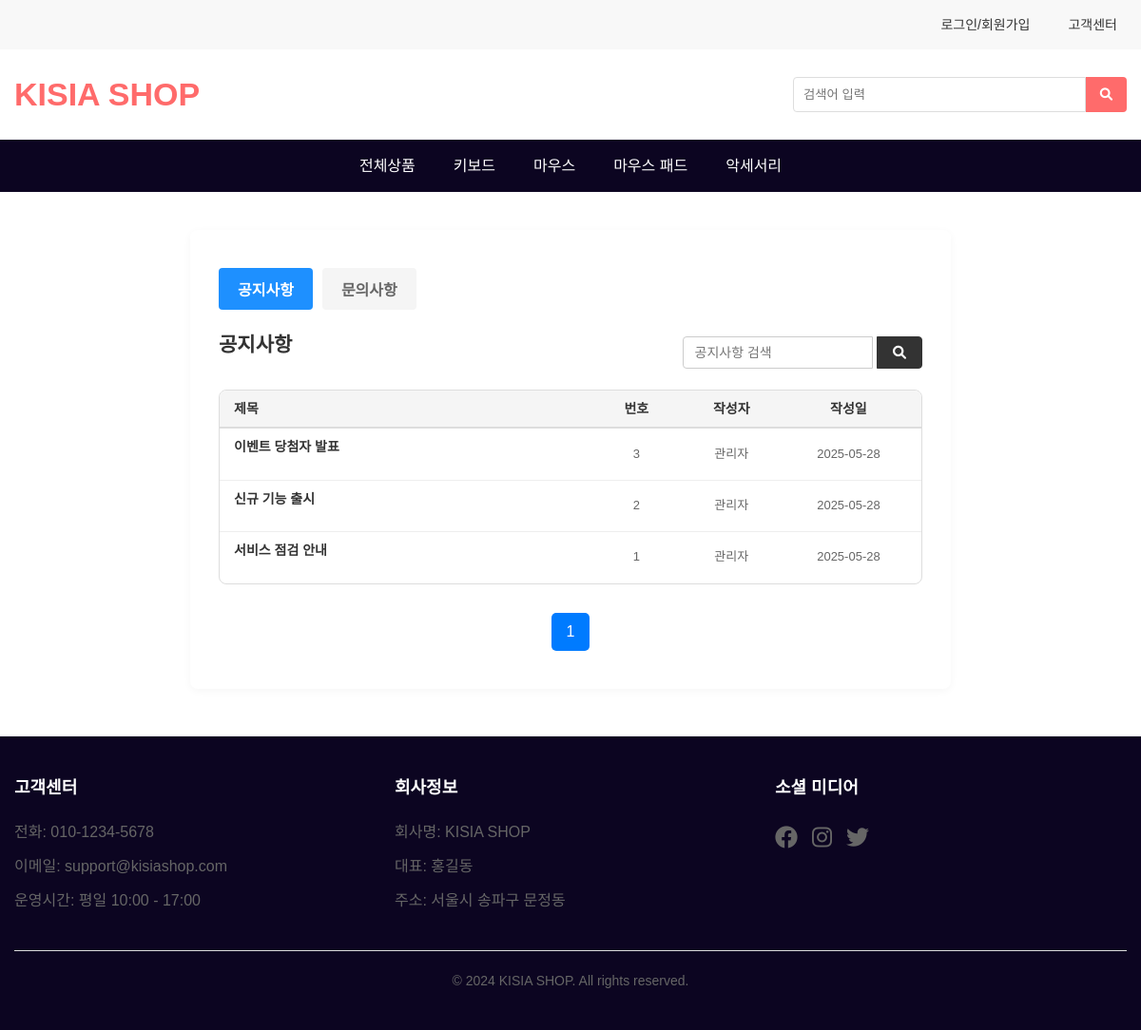
The page /mainmenu/customer-service.php on the database its author committed.
### tables this page shows
CREATE TABLE IF NOT EXISTS notices (
    id INT AUTO_INCREMENT PRIMARY KEY,
    title VARCHAR(255) NOT NULL,
    content TEXT NOT NULL,
    created_at DATETIME DEFAULT CURRENT_TIMESTAMP
);

### mainmenu/queries/get_notice.php (called while the page is built, shortened)
<?php
require_once '/var/www/html/mainmenu/common/db.php';
$page = isset($_GET['page']) ? (int)$_GET['page'] : 1;
$search_query_raw = isset($_GET['search_query']) ? $_GET['search_query'] : '';
$items_per_page = 6;
$offset = ($page - 1) * $items_per_page;
$params = [];
$types = "";
if ($search_query_raw) {
    $search_query = "%" . $search_query_raw . "%";
    $sql = "SELECT * FROM notices WHERE title LIKE ? ORDER BY id DESC LIMIT ?, ?";
    $stmt = mysqli_prepare($conn, $sql);
    $types = "sii";
    $params = [$search_query, $offset, $items_per_page];
} else {
    $sql = "SELECT * FROM notices ORDER BY id DESC LIMIT ?, ?";
    $stmt = mysqli_prepare($conn, $sql);
    $types = "ii";
    $params = [$offset, $items_per_page];
}
mysqli_stmt_bind_param($stmt, $types, ...$params);
mysqli_stmt_execute($stmt);
$get_notice = mysqli_stmt_get_result($stmt);
if ($search_query_raw) {
    $count_sql = "SELECT COUNT(*) as total FROM notices WHERE title LIKE ?";
    $count_stmt = mysqli_prepare($conn, $count_sql);
    mysqli_stmt_bind_param($count_stmt, "s", $search_query);
} else {
    $count_sql = "SELECT COUNT(*) as total FROM notices";
    $count_stmt = mysqli_prepare($conn, $count_sql);
}
mysqli_stmt_execute($count_stmt);
$result_count = mysqli_stmt_get_result($count_stmt);
$total_row = mysqli_fetch_assoc($result_count);
$total_items = (int)$total_row['total'];
$total_pages = ceil($total_items / $items_per_page);
?>

### mainmenu/customer-service.php (the view, shortened to what this page needs)
<!DOCTYPE html>
<html lang="ko">
<head>
    <link rel="stylesheet" href="css/style.css">
    <link rel="stylesheet" href="css/customer-service.css">
    <link rel="stylesheet" href="https://cdnjs.cloudflare.com/ajax/libs/font-awesome/6.0.0/css/all.min.css">
</head>
<body>
    <?php include 'common/header.php'; ?>
    <?php require_once 'queries/get_notice.php'; ?>
    <main class="main-content">
        <div class="list-container">
            <div class="category-tabs">
                <a href="customer-service.php"><button class="tab-btn active">공지사항</button></a>
                <a href="inquiry_list.php"><button class="tab-btn">문의사항</button></a>
            </div>
            <div class="notice-section" id="noticeSection">
                <div class="notice-header">
                    <div class="notice-title">공지사항</div>
                    <div class="notice-search">
                        <form action="customer-service.php" method="get">
                            <input type="text" name="search_query" placeholder="공지사항 검색">
                            <button type="submit"><i class="fas fa-search"></i></button>
                        </form>
                    </div>
                </div>
                <div class="notice-list">
                    <div class="list-header">
                        <span class="header-title">제목</span>
                        <span class="header-meta">번호</span>
                        <span class="header-user">작성자</span>
                        <span class="header-date">작성일</span>
                    </div>
                    <?php if (mysqli_num_rows($get_notice) > 0): ?>
                        <?php while ($row = mysqli_fetch_assoc($get_notice)): ?>
                            <div class="qna-item notice-item">
                                <div class="qna-info">
                                    <a href="notice_detail.php?id=<?= $row['id'] ?>" class="qna-title"><?= htmlspecialchars($row['title']) ?></a>
                                    <span class="qna-meta"><?= htmlspecialchars($row['id']) ?></span>
                                    <span class="qna-user">관리자</span>
                                    <span class="qna-date"><?= date('Y-m-d', strtotime($row['created_at'])) ?></span>
                                </div>
                            </div>
                        <?php endwhile; ?>
                    <?php else: ?>
                        <p style="padding: 10px;">등록된 공지사항이 없습니다.</p>
                    <?php endif; ?>
                </div>
            </div>
            <div class="pagination">
                <?php
                for ($i = 1; $i <= $total_pages; $i++) {
                    $active = $i == $page ? 'active' : '';
                    echo "<a href='?page=$i' class='$active'>$i</a>";
                }
                ?>
            </div>
        </div>
    </main>
    <?php include 'common/footer.php'; ?>
</body>
</html>

### mainmenu/css/style.css (style rules this page uses)
* { margin: 0; padding: 0; box-sizing: border-box; }
body { font-family: 'Noto Sans KR', sans-serif; line-height: 1.6; color: #333; }
a { text-decoration: none; color: inherit; }

### mainmenu/css/customer-service.css (style rules this page uses)
.pagination a.active { background-color: #007bff; color: white; }
.pagination a { display: inline-flex ; align-items: center; justify-content: center; width: 40px; height: 40px; border-radius: 5px; background-color: white; color: #333; text-decoration: none; transition: all 0.3s; }
.notice-section, .inquiry-section { margin-bottom: 40px; }
.notice-list, .inquiry-list { border: 1px solid #ddd; border-radius: 8px; overflow: hidden; }
.notice-item, .inquiry-item { padding: 15px 20px; border-bottom: 1px solid #ddd; }
.notice-item:last-child, .inquiry-item:last-child { border-bottom: none; }
.notice-title, .inquiry-title { display: flex; align-items: center; gap: 10px; }
.list-container { max-width: 800px; margin: 40px auto; background: #fff; border-radius: 8px; box-shadow: 0 2px 8px rgba(0,0,0,0.04); padding: 40px 30px; }
.category-tabs { display: flex; gap: 10px; margin-bottom: 20px; }
.tab-btn { padding: 10px 20px; border: none; background: #f5f5f5; color: #666; font-size: 16px; font-weight: 600; cursor: pointer; border-radius: 4px; }
.tab-btn.active { background: #1e90ff; color: #fff; }
.notice-header, .qna-header { display: flex; justify-content: space-between; align-items: center; margin-bottom: 15px; }
.notice-title, .qna-title { font-size: 21px; font-weight: 600; color: #333; margin-bottom: 15px; }
.notice-search, .qna-search { display: flex; }
.notice-search input, .qna-search input { width: 200px; padding: 8px 12px; border: 1px solid #ccc; border-radius: 4px 0 0 4px; font-size: 14px; }
.notice-search button, .qna-search button { padding: 8px 16px; border: 1px solid #333; background: #333; color: #fff; border-radius: 0 4px 4px 0; cursor: pointer; font-size: 14px; }
.notice-section, .qna-section { margin-bottom: 30px; }
.notice-list, .qna-list { display: flex; flex-direction: column; gap: 0; }
.notice-item, .qna-item { display: flex; align-items: center; padding: 8px 15px; border-bottom: 1px solid #eee; }
.qna-info { display: flex; align-items: center; width: 100%; }
.qna-title { font-size: 14px; color: #333; text-decoration: none; }
.qna-meta, .qna-user, .qna-date, .qna-type { font-size: 13px; color: #666; }
.qna-date { width: 80px; text-align: center; }
.list-header { display: flex; align-items: center; padding: 8px 15px; background: #f5f5f5; border-bottom: 2px solid #ddd; font-weight: 600; font-size: 14px; }
.header-title, .qna-title { flex: 2.5; text-align: left; }
.header-meta, .header-user, .header-date, .header-type, .header-status { flex: 1; text-align: center; }
.header-date { flex: 1; text-align: right; }
.header-meta, .qna-meta { flex: 0.5; text-align: center; }
.header-user, .qna-user { flex: 0.8; text-align: center; }
.header-date, .qna-date { flex: 0.8; text-align: center; }
.pagination { display: flex; justify-content: center; gap: 6px; margin-top: 20px; }

### rows shown on the page
notices: title "이벤트 당첨자 발표", id "3", created_at "2025-05-28"
notices: title "신규 기능 출시", id "2", created_at "2025-05-28"
notices: title "서비스 점검 안내", id "1", created_at "2025-05-28"
